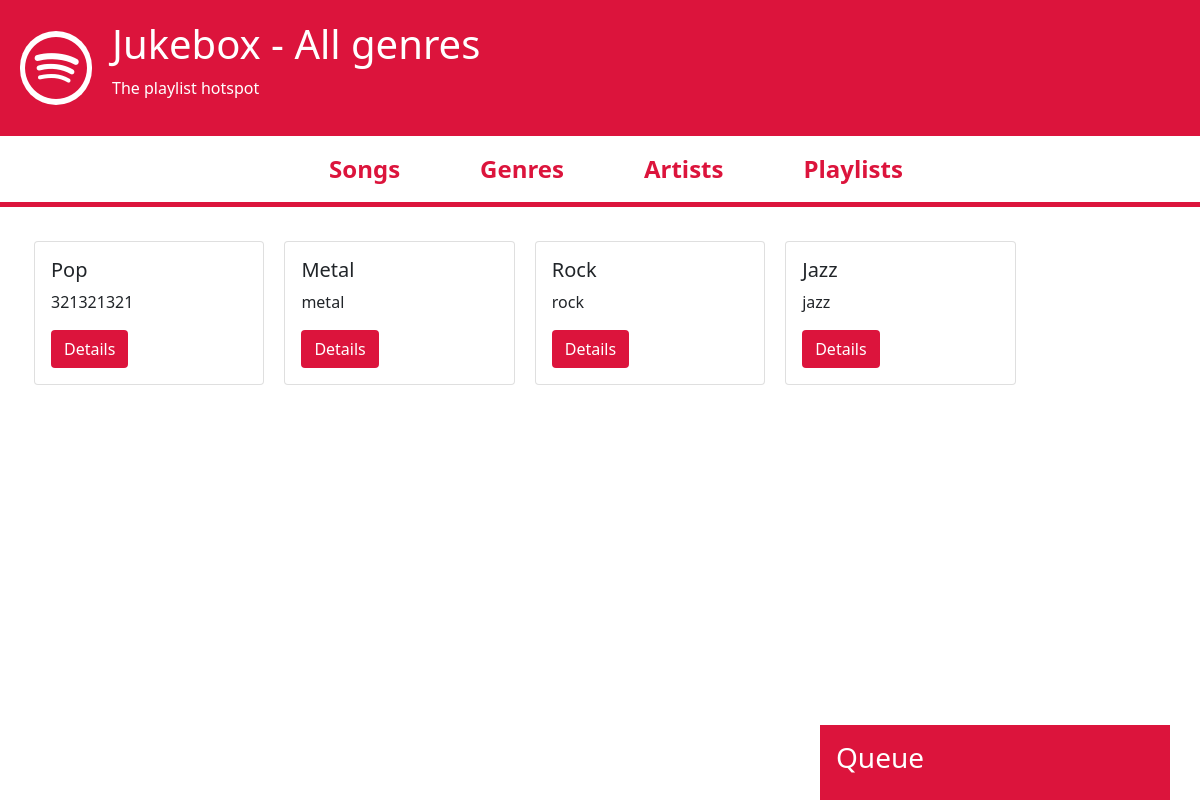
Before: /genre/ with the older database file.
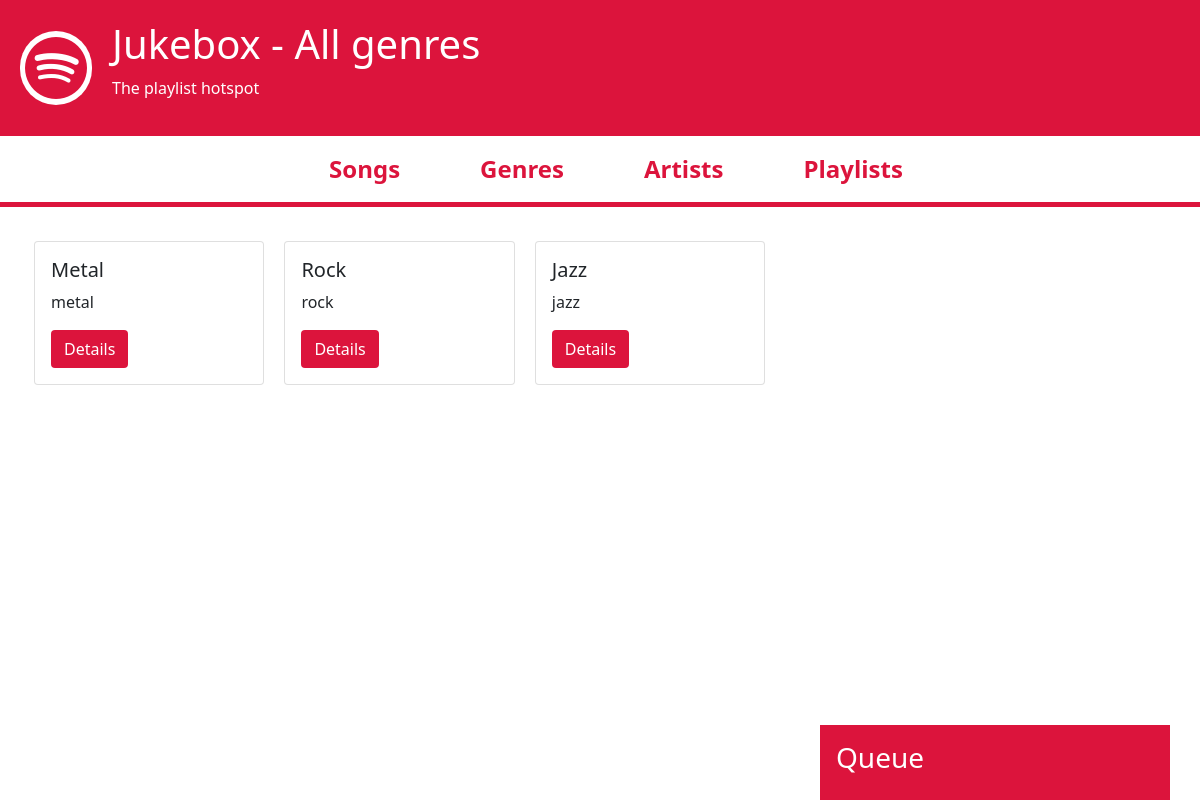
After: the same page with the newer database file.
### genre/models.py (models this page shows, shortened)
class Genre(models.Model):
    name       = models.CharField(max_length=30, unique=True)
    description = models.TextField(blank=True, null=True)
    image = models.ImageField(upload_to='images/genres/', default='/images/default/placeholder.png')
    clicks = models.IntegerField(editable = False, default = 0)
    def get_absolute_url(self):
        return reverse("genre_detail", kwargs={"genre_id": self.id})

### genre/views.py (the view)
# urls.py: path('genre/', genre_list_view, name='genre_list'),
def genre_list_view(request):
    queryset = Genre.objects.all()
    context = {
        'page_title': 'All genres',
        'object_list': queryset,
    }
    return render(request, 'genre/genre_list.html', context)

### genre/templates/genre/genre_list.html
{% extends 'base.html' %}
{% block content %}
<div class="list_container p-4">
    {% for genre in object_list %}
        <div class="card" style="width: 20%;">
            <div class="card-body">
              <h5 class="card-title">{{ genre.name }}</h5>
              <p class="card-text">{{ genre.description }}</p>
              <a href="{{ genre.get_absolute_url }}" class="btn">Details</a>
            </div>
        </div>
    {% endfor %}
</div>
{% endblock %}

Changed rows visible on the page:
removed Genre: name "Pop", description "321321321"
